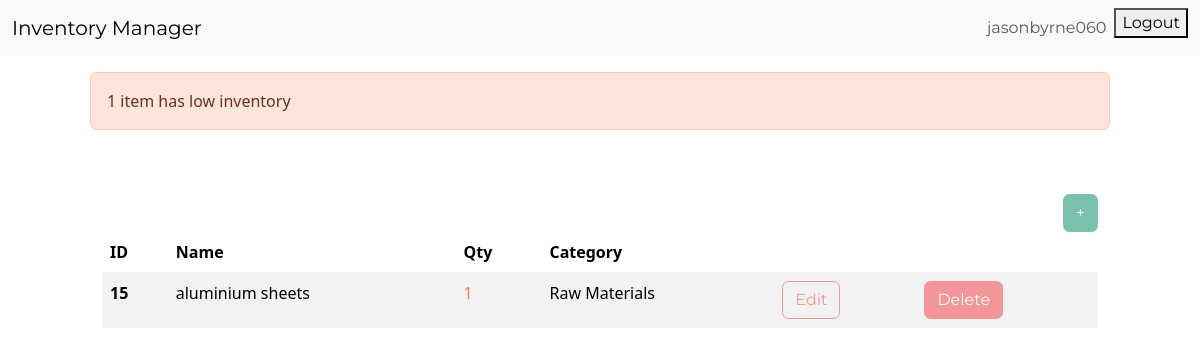
Screenshot of /dashboard/ (signed in) with the database file from the repository.
### inventory/models.py (models this page shows, shortened)
class InventoryItem(models.Model):
	name = models.CharField(max_length=200)
	quantity = models.IntegerField()
	category = models.ForeignKey('Category', on_delete=models.SET_NULL, blank=True, null=True)
	date_created = models.DateTimeField(auto_now_add=True)
	user = models.ForeignKey(User, on_delete=models.CASCADE)

class Category(models.Model):
	name = models.CharField(max_length=200)
	class Meta:
		verbose_name_plural = 'categories'

### inventory/views.py (the view)
# urls.py: path('dashboard/', Dashboard.as_view(), name='dashboard'),
class Dashboard(LoginRequiredMixin, View):
	def get(self, request):
		items = InventoryItem.objects.filter(user=self.request.user.id).order_by('id')
		low_inventory = InventoryItem.objects.filter(
			user=self.request.user.id,
			quantity__lte=LOW_QUANTITY
		)
		if low_inventory.count() > 0:
			if low_inventory.count() > 1:
				messages.error(request, f'{low_inventory.count()} items have low inventory')
			else:
				messages.error(request, f'{low_inventory.count()} item has low inventory')
		low_inventory_ids = InventoryItem.objects.filter(
			user=self.request.user.id,
			quantity__lte=LOW_QUANTITY
		).values_list('id', flat=True)
		return render(request, 'inventory/dashboard.html', {'items': items, 'low_inventory_ids': low_inventory_ids})

### inventory/templates/inventory/dashboard.html (shortened to what this page needs)
{% extends 'inventory/base.html' %}
{% block content %}
	{% if messages %}
		<div class="row mt-3">
			{% for message in messages %}
				{% if message.tags == 'error' %}
					<div class="col-md-10 col-12 mx-auto alert alert-danger">
						{{ message }}
					</div>
				{% else %}
					<div class="col-md-10 col-12 mx-auto alert alert-success" style="background-color: green; color: white;">
						{{ message }}
					</div>
				{% endif %}
			{% endfor %}
		</div>
	{% endif %}
	<div class="row">
		<div class="col-md-10 col-12 mx-auto mt-5">
			<div class="d-flex justify-content-end">
				<a href="{% url 'add-item' %}" class="btn btn-primary">+</a>
			</div>
			<table class="table table-hover table-striped">
				<thead>
					<tr>
						<th scope="col">ID</th>
						<th scope="col">Name</th>
						<th scope="col">Qty</th>
						<th scope="col">Category</th>
						<th scope="col"></th>
						<th scope="col"></th>
					</tr>
				</thead>
				<tbody>
					{% for item in items %}
					<tr>
						<th scope="row">{{ item.id }}</th>
						<td>{{ item.name }}</td>
						{% if item.id in low_inventory_ids %}
							<td class="text-danger">{{ item.quantity }}</td>
						{% else %}
							<td class="text-success">{{ item.quantity }}</td>
						{% endif %}
						<td>{{ item.category.name }}</td>
						<td><a href="{% url 'edit-item' item.id %}" class="btn btn-outline-secondary">Edit</a></td>
						<td><a href="{% url 'delete-item' item.id %}" class="btn btn-secondary">Delete</a></td>
					</tr>
					{% endfor %}
				</tbody>
			</table>
		</div>
	</div>
{% endblock content %}

### inventory/templates/inventory/navigation.html (shortened to what this page needs)
<nav class="navbar navbar-expand-lg bg-light">
	<div class="container-fluid">
		<a class="navbar-brand" href="{% url 'index' %}">Inventory Manager</a>
		<div class="collapse navbar-collapse justify-content-end" id="navbarNav">
			<ul class="navbar-nav">
				{% if user.is_authenticated %}
					<li class="nav-item">
						<a class="nav-link" href="#">{{ user.username }}</a>
					</li>
					<li class="nav-item">
						<form action="{% url 'logout' %}" method="post">
                            <button type="submit">Logout</button>
   						</form>
					</li>
				{% endif %}
			</ul>
		</div>
	</div>
</nav>

### rows the page displays
InventoryItem: id "15", name "aluminium sheets", quantity "1", category.name "Raw Materials"

### other values shown
{{ user.username }} "jasonbyrne060"
{{ message }} "1 item has low inventory"
